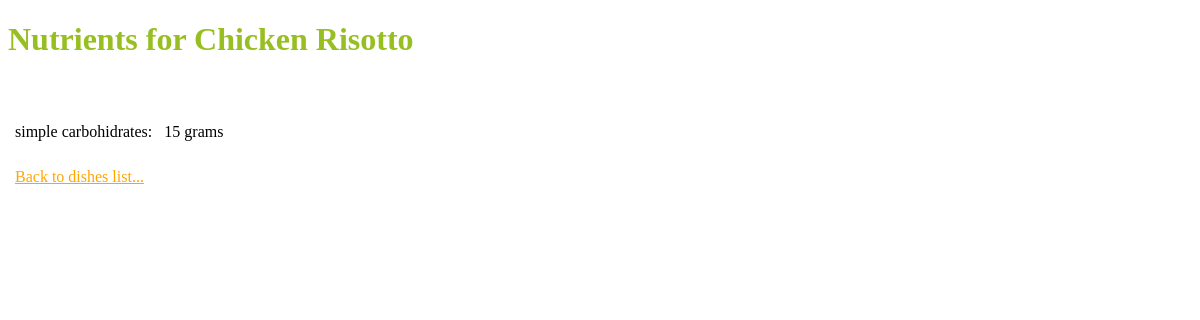
The page /dishNutrients.php?dish=1 on the database as committed earlier.
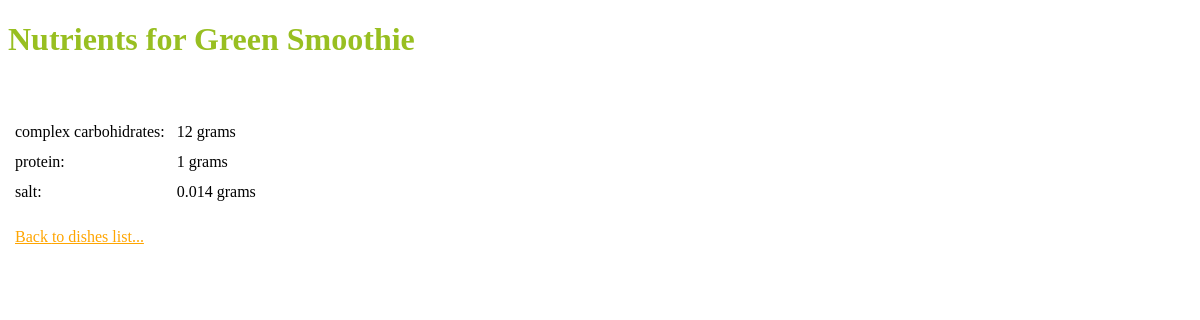
The same page on the database as committed later.
### tables this page shows
CREATE TABLE IF NOT EXISTS `dish` (
  `id` int(11) NOT NULL AUTO_INCREMENT,
  `name` varchar(500) NOT NULL,
  `quantityPerPortion` int(11) NOT NULL,
  `portionUnit` int(11) NOT NULL,
  `calories` int(11) NOT NULL,
  `dishType` int(11) NOT NULL DEFAULT '1',
  PRIMARY KEY (`id`)
);

CREATE TABLE IF NOT EXISTS `nutrient` (
  `id` int(11) NOT NULL AUTO_INCREMENT,
  `name` varchar(100) NOT NULL,
  `unit` int(11) NOT NULL,
  `isImportant` tinyint(4) NOT NULL DEFAULT '0',
  PRIMARY KEY (`id`),
  KEY `unit` (`unit`)
);

CREATE TABLE IF NOT EXISTS `dishNutrients` (
  `dishId` int(11) NOT NULL,
  `nutrientId` int(11) NOT NULL,
  `quantity` float NOT NULL,
  PRIMARY KEY (`dishId`,`nutrientId`)
);

### Classes/Dish.php (called while the page is built, shortened)
<?php
include_once($_SERVER['DOCUMENT_ROOT'] . '/Classes/DishNutrient.php');
class Dish {
    private $name;
    public function getName() {
        return $this->name;
    }
    public function load($id) {
        $sql = "SELECT * FROM dish
                WHERE id = {$id}";
        $result = mysql_query($sql);
        $row = mysql_fetch_assoc($result);
        $this->name = $row['name'];
        return true;
    }
}
?>

### Classes/DishNutrient.php (called while the page is built, shortened)
<?php
class DishNutrient {
    private $name;
    private $unit;
    private $quantity;
    public function getName() {
        return $this->name;
    }
    public function getQuantity() {
        return $this->quantity;
    }
    public function setQuantity($quantity) {
        $this->quantity = $quantity;
    }
    public function getUnit() {
        return $this->unit;
    }
    public function load($id) {
        $sql = "SELECT * FROM nutrient
                WHERE id = {$id}";
        $result = mysql_query($sql);
        $row = mysql_fetch_assoc($result);
        $this->name = $row['name'];
        $this->unit = $row['unit'];
        $this->quantity = null;
        return true;
    }
    public static function getAllByDishId($id) {
        $sql = "SELECT dish.id as dish, dishNutrients.quantity, nutrient.id as nutrient
                FROM dishNutrients
                     INNER JOIN dish
                         ON dishNutrients.dishId = dish.id
                     INNER JOIN nutrient
                         ON dishNutrients.nutrientId = nutrient.id
                WHERE dish.id = {$id}";
        $result = mysql_query($sql);
        $nutrients = array();
        while ($row = mysql_fetch_assoc($result)) {
            $nutrients[$row['nutrient']] = new DishNutrient();
            $nutrients[$row['nutrient']]->load($row['nutrient']);
            $nutrients[$row['nutrient']]->setQuantity($row['quantity']);
        }
        return $nutrients;
    }
}
?>

### Classes/HelpClass.php (called while the page is built, shortened)
<?php
class HelpClass {
    public static function getUnits() {
        $sql = "SELECT * FROM unit";
        $result = mysql_query($sql);
        $units = array();
        while ($row = mysql_fetch_assoc($result)) {
            $units[$row['id']] = $row['name'];
        }
        return $units;
    }
}
?>

### dishNutrients.php (the view, shortened to what this page needs)
<?php
include_once('Classes/HelpClass.php');
include_once('Classes/Dish.php');
include_once('Classes/DishNutrient.php');
$units = HelpClass::getUnits();
$dish = null;
if (isset($_GET['dish'])) {
    $dish = new Dish();
    $dish->load($_GET['dish']);
} if ($dish) {
    $nutrients = DishNutrient::getAllByDishId($_GET['dish']);
} else {
    $nutrients = DishNutrient::getAllNutrients();
}
?>
<!DOCTYPE html>
<html>
    <head>
        <link rel="stylesheet" type="text/css" href="css/styles.css">
    </head>
    <body>
        <h1>  <?php echo $dish ? "Nutrients for {$dish->getName()}" : "List of all Nutrients" ?>
        </h1>
        <table>
            <tbody>
                <?php
                if (count($nutrients) > 0) {
                    foreach ($nutrients as $key => $nutrient) {
                        $q = $nutrient->getQuantity();
                        if ($q) {
                            echo "<tr>
                                    <td>{$nutrient->getName()}:
                                    </td>
                                    <td>{$q} {$units[$nutrient->getUnit()]}
                                    </td>
                                  </tr>";
                        } else {
                            echo "<tr>
                                    <td>{$nutrient->getName()} ({$units[$nutrient->getUnit()]})
                                    </td>
                                 </tr>";
                        }
                    }
                }
                ?>
                <tr>
                    <td style="padding-top: 20px;" <?php echo $dish ? "colspan=\"2\"" : ""?>>
                        <a href="dishesList.php" ><?php echo $dish ? "Back" : "Go"?> to dishes list...</a>
                    </td>
                </tr>
            </tbody>
        </table>
    </body>
</html>

### css/styles.css (style rules this page uses)
td { padding:5px; }
a { color: orange; }
h1 { color:#98BF21; }

Rows that differ between the two databases and show on the page:
no longer on this page (row unchanged): nutrient: name "simple carbohidrates", Unit "grams"
removed dishnutrients: quantity "15"
changed dish: name "Chicken Risotto" → "Green Smoothie"
now on this page (row unchanged): nutrient: name "complex carbohidrates", Unit "grams"
added dishnutrients: quantity "12"
now on this page (row unchanged): nutrient: name "protein", Unit "grams"
added dishnutrients: quantity "1"
now on this page (row unchanged): nutrient: name "salt", Unit "grams"
added dishnutrients: quantity "0.014"
